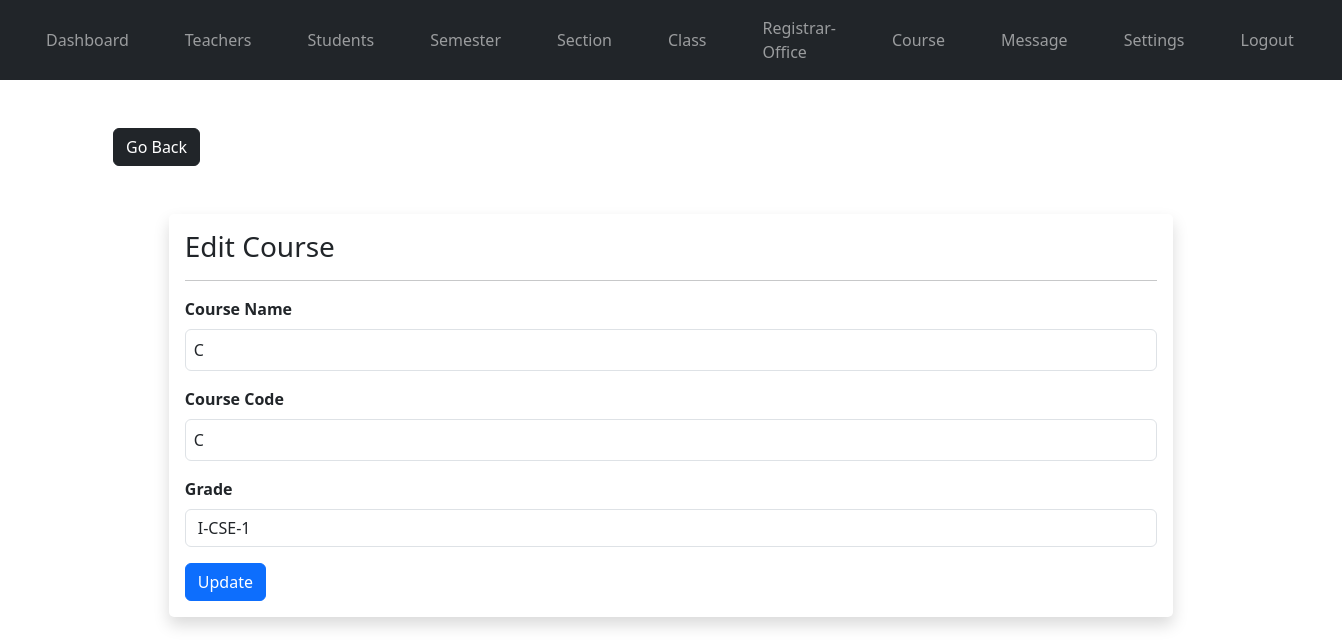
/admin/course-edit.php?course_id=1 (signed in), run on the app's committed database.
### tables this page shows
CREATE TABLE `subjects` (
  `subject_id` int(11) NOT NULL,
  `subject` varchar(31) NOT NULL,
  `subject_code` varchar(31) NOT NULL,
  `semester` int(11) NOT NULL
);

CREATE TABLE `semester` (
  `semester_id` int(11) NOT NULL,
  `semester` varchar(31) NOT NULL,
  `semester_code` varchar(7) NOT NULL
);

### admin/data/subject.php (called while the page is built, shortened)
<?php
function getSubjectById($subject_id, $conn){
   $sql = "SELECT * FROM subjects
           WHERE subject_id=?";
   $stmt = $conn->prepare($sql);
   $stmt->execute([$subject_id]);
   if ($stmt->rowCount() == 1) {
     $subject = $stmt->fetch();
     return $subject;
   }else {
   	return 0;
   }
}
?>

### admin/data/grade.php (called while the page is built, shortened)
<?php
function getAllGrades($conn){
   $sql = "SELECT * FROM semester";
   $stmt = $conn->prepare($sql);
   $stmt->execute();
   if ($stmt->rowCount() >= 1) {
     $semester = $stmt->fetchAll();
     return $semester;
   }else {
    return 0;
   }
}

### admin/course-edit.php (the view, shortened to what this page needs)
<?php
if (isset($_SESSION['admin_id']) &&
    isset($_SESSION['role'])     &&
    isset($_GET['course_id'])) {
    if ($_SESSION['role'] == 'Admin') {
       include "../db_connection.php";
       include "data/subject.php";
       include "data/grade.php";
       $course_id = $_GET['course_id'];
       $course = getSubjectById($course_id, $conn);
       $grades = getAllGrades($conn);
?>
<?php
       include "../header.php";
?>
<body>
    <?php
        include "../nav.php";
     ?>
     <div class="container mt-5">
        <a href="course.php"
           class="btn btn-dark">Go Back</a>
        <form method="post"
              class="shadow p-3 mt-5 form-w"
              action="api/course-edit.php">
        <h3>Edit Course</h3><hr>
        <div class="mb-3">
          <label class="form-label">Course Name</label>
          <input type="text"
                 class="form-control"
                 value="<?=$course['subject']?>"
                 name="course_name">
        </div>
        <div class="mb-3">
          <label class="form-label">Course Code</label>
          <input type="text"
                 class="form-control"
                 value="<?=$course['subject_code']?>"
                 name="course_code">
        </div>
        <div class="mb-3">
          <label class="form-label">Grade</label>
          <select name="grade"
                  class="form-control" >
                  <?php foreach ($grades as $grade) {
                     $selected = 0;
                     if ($grade['semester_id'] == $course['semester'] ) {
                       $selected = 1;
                     }
                  ?>
                    <option  value="<?=$grade['semester_id']?>"
                          <?php if ($selected) echo "selected"; ?> >
                       <?=$grade['semester_code'].'-'.$grade['semester']?>
                    </option>
                  <?php } ?>
          </select>
        </div>
      <button type="submit"
              class="btn btn-primary">
              Update</button>
     </form>
</body>
<?php
       include "../footer.php";
?>
<?php
  }else {
    header("Location: course.php");
    exit;
  }
}else {
	header("Location: course.php");
	exit;
}
?>

### static/styles.css (style rules this page uses)
* { margin: 0; padding: 0; }
body { font-family: Arial, sans-serif; margin: 0; padding: 0px; background-color: #f4f4f4; color: #333; }
form { width: 90%; margin: 0 auto; background: #fff; padding: 20px; border-radius: 5px; box-shadow: 0 0 10px rgba(0, 0, 0, 0.1); }
label { font-weight: bold; margin-bottom: 5px; }
input[type="text"], input[type="password"], input[type="submit"] { width: 100%; padding: 8px; margin-bottom: 10px; box-sizing: border-box; }

### data on the page
subjects: course_name "C", course_code "C", grade "I-CSE-1"
